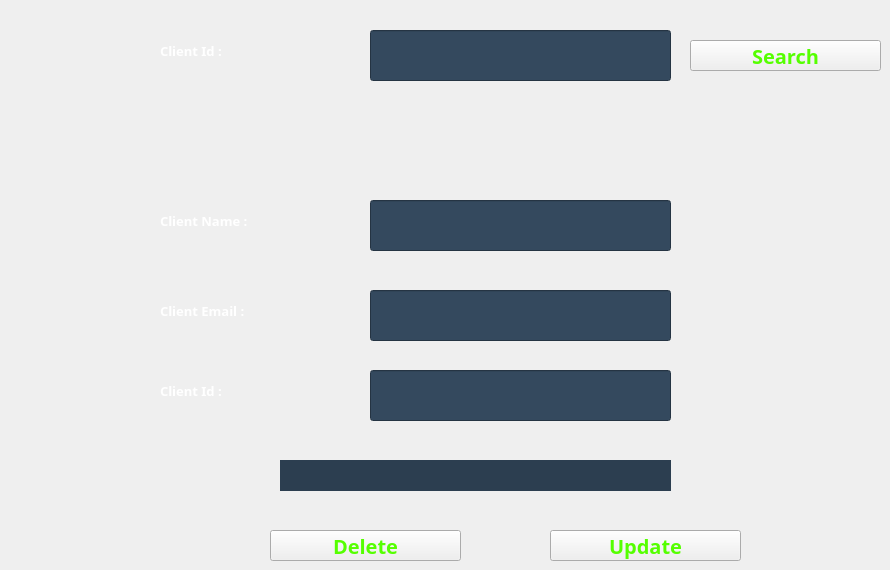
      <widget class="QWidget" name="tab_14">
       <attribute name="title">
        <string>Edit/Delete Client</string>
       </attribute>
       <widget class="QLabel" name="label_35">
        <property name="geometry">
         <rect>
          <x>160</x>
          <y>210</y>
          <width>111</width>
          <height>21</height>
         </rect>
        </property>
        <property name="font">
         <font>
          <family>Myriad Pro Light</family>
          <pointsize>10</pointsize>
          <weight>75</weight>
          <bold>true</bold>
         </font>
        </property>
        <property name="styleSheet">
         <string notr="true">color: rgb(255, 255, 255);</string>
        </property>
        <property name="text">
         <string>Client Name :</string>
        </property>
       </widget>
       <widget class="QLineEdit" name="updelClientName">
        <property name="geometry">
         <rect>
          <x>370</x>
          <y>200</y>
          <width>301</width>
          <height>51</height>
         </rect>
        </property>
        <property name="font">
         <font>
          <family>Myriad Pro Light</family>
          <pointsize>10</pointsize>
          <weight>75</weight>
          <bold>true</bold>
         </font>
        </property>
        <property name="focusPolicy">
         <enum>Qt::StrongFocus</enum>
        </property>
        <property name="acceptDrops">
         <bool>true</bool>
        </property>
        <property name="styleSheet">
         <string notr="true">background-color: rgb(52,73,94);</string>
        </property>
       </widget>
       <widget class="QLabel" name="label_44">
        <property name="geometry">
         <rect>
          <x>160</x>
          <y>300</y>
          <width>121</width>
          <height>21</height>
         </rect>
        </property>
        <property name="font">
         <font>
          <family>Myriad Pro Light</family>
          <pointsize>10</pointsize>
          <weight>75</weight>
          <bold>true</bold>
         </font>
        </property>
        <property name="styleSheet">
         <string notr="true">color: rgb(255, 255, 255);</string>
        </property>
        <property name="text">
         <string>Client Email :</string>
        </property>
       </widget>
       <widget class="QLineEdit" name="updelClientEmail">
        <property name="geometry">
         <rect>
          <x>370</x>
          <y>290</y>
          <width>301</width>
          <height>51</height>
         </rect>
        </property>
        <property name="font">
         <font>
          <family>Myriad Pro Light</family>
          <pointsize>10</pointsize>
          <weight>75</weight>
          <bold>true</bold>
         </font>
        </property>
        <property name="focusPolicy">
         <enum>Qt::StrongFocus</enum>
        </property>
        <property name="acceptDrops">
         <bool>true</bool>
        </property>
        <property name="styleSheet">
         <string notr="true">background-color: rgb(52,73,94);</string>
        </property>
       </widget>
       <widget class="QPushButton" name="deleteClientBtn">
        <property name="geometry">
         <rect>
          <x>270</x>
          <y>530</y>
          <width>191</width>
          <height>31</height>
         </rect>
        </property>
        <property name="font">
         <font>
          <family>Myriad Pro Light</family>
          <pointsize>15</pointsize>
          <weight>75</weight>
          <bold>true</bold>
         </font>
        </property>
        <property name="styleSheet">
         <string notr="true">color: rgb(85, 255, 0);</string>
        </property>
        <property name="text">
         <string>Delete</string>
        </property>
       </widget>
       <widget class="QLineEdit" name="updelClientId">
        <property name="geometry">
         <rect>
          <x>370</x>
          <y>370</y>
          <width>301</width>
          <height>51</height>
         </rect>
        </property>
        <property name="font">
         <font>
          <family>Myriad Pro Light</family>
          <pointsize>10</pointsize>
          <weight>75</weight>
          <bold>true</bold>
         </font>
        </property>
        <property name="focusPolicy">
         <enum>Qt::StrongFocus</enum>
        </property>
        <property name="acceptDrops">
         <bool>true</bool>
        </property>
        <property name="styleSheet">
         <string notr="true">background-color: rgb(52,73,94);</string>
        </property>
       </widget>
       <widget class="QLabel" name="label_45">
        <property name="geometry">
         <rect>
          <x>160</x>
          <y>380</y>
          <width>121</width>
          <height>21</height>
         </rect>
        </property>
        <property name="font">
         <font>
          <family>Myriad Pro Light</family>
          <pointsize>10</pointsize>
          <weight>75</weight>
          <bold>true</bold>
         </font>
        </property>
        <property name="styleSheet">
         <string notr="true">color: rgb(255, 255, 255);</string>
        </property>
        <property name="text">
         <string>Client Id :</string>
        </property>
       </widget>
       <widget class="QPushButton" name="updateClientBtn">
        <property name="geometry">
         <rect>
          <x>550</x>
          <y>530</y>
          <width>191</width>
          <height>31</height>
         </rect>
        </property>
        <property name="font">
         <font>
          <family>Myriad Pro Light</family>
          <pointsize>15</pointsize>
          <weight>75</weight>
          <bold>true</bold>
         </font>
        </property>
        <property name="styleSheet">
         <string notr="true">color: rgb(85, 255, 0);</string>
        </property>
        <property name="text">
         <string>Update</string>
        </property>
       </widget>
       <widget class="QLineEdit" name="searchClient">
        <property name="geometry">
         <rect>
          <x>370</x>
          <y>30</y>
          <width>301</width>
          <height>51</height>
         </rect>
        </property>
        <property name="font">
         <font>
          <family>Myriad Pro Light</family>
          <pointsize>10</pointsize>
          <weight>75</weight>
          <bold>true</bold>
         </font>
        </property>
        <property name="focusPolicy">
         <enum>Qt::StrongFocus</enum>
        </property>
        <property name="acceptDrops">
         <bool>true</bool>
        </property>
        <property name="styleSheet">
         <string notr="true">background-color: rgb(52,73,94);</string>
        </property>
       </widget>
       <widget class="QLabel" name="label_36">
        <property name="geometry">
         <rect>
          <x>160</x>
          <y>40</y>
          <width>111</width>
          <height>21</height>
         </rect>
        </property>
        <property name="font">
         <font>
          <family>Myriad Pro Light</family>
          <pointsize>10</pointsize>
          <weight>75</weight>
          <bold>true</bold>
         </font>
        </property>
        <property name="styleSheet">
         <string notr="true">color: rgb(255, 255, 255);</string>
        </property>
        <property name="text">
         <string>Client Id :</string>
        </property>
       </widget>
       <widget class="QPushButton" name="searchClientBtn">
        <property name="geometry">
         <rect>
          <x>690</x>
          <y>40</y>
          <width>191</width>
          <height>31</height>
         </rect>
        </property>
        <property name="font">
         <font>
          <family>Myriad Pro Light</family>
          <pointsize>15</pointsize>
          <weight>75</weight>
          <bold>true</bold>
         </font>
        </property>
        <property name="styleSheet">
         <string notr="true">color: rgb(85, 255, 0);</string>
        </property>
        <property name="text">
         <string>Search</string>
        </property>
       </widget>
       <widget class="QLabel" name="clientUperror">
        <property name="geometry">
         <rect>
          <x>280</x>
          <y>460</y>
          <width>391</width>
          <height>31</height>
         </rect>
        </property>
        <property name="font">
         <font>
          <family>Myriad Pro Light</family>
          <pointsize>10</pointsize>
          <weight>75</weight>
          <bold>true</bold>
         </font>
        </property>
        <property name="styleSheet">
         <string notr="true">background-color: rgb(44,62,80);
color: rgb(255, 0, 0);</string>
        </property>
        <property name="text">
         <string/>
        </property>
       </widget>
      </widget>
